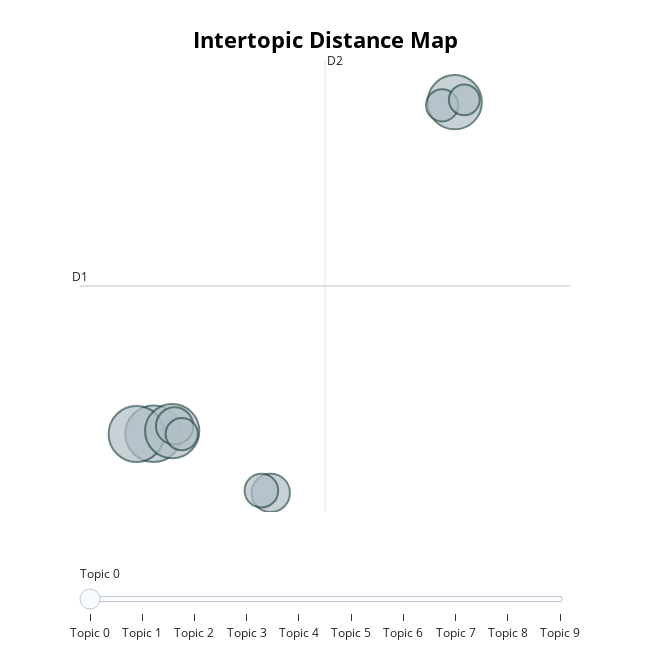

Notebook code cell kept with this figure:
### Code cell
topic_model.visualize_topics()

### Figure 1 — Plotly figure (JSON) as saved in the notebook; plotly's stock layout.template omitted (floating-point values rounded to 4 significant figures)
{"data": [{"customdata": [[0, "meditation | felt | still | relaxing | feeling", 37], [1, "feel | sensation | felt | body | love", 36], [2, "dont | easy | think | thought | dont think", 34], [3, "distracted | focus | im | think | get", 34], [4, "longer lot | lot time | longer | time | lot", 17], [5, "eye | closed | eye closed | open | eye open", 16], [6, " |  |  |  | ", 13], [7, "see | didnt | see see | notice | didnt notice", 12], [8, "leg | focus leg | focus | need | exercise", 12], [9, "liked | thank | good | definitely seemed | could great", 11]], "hovertemplate": "<b>Topic %{customdata[0]}</b><br>%{customdata[1]}<br>Size: %{customdata[2]}", "legendgroup": "", "marker": {"color": "#B0BEC5", "line": {"color": "DarkSlateGrey", "width": 2}, "size": [37, 36, 34, 34, 17, 16, 13, 12, 12, 11], "sizemode": "area", "sizeref": 0.02312, "symbol": "circle"}, "mode": "markers", "name": "", "orientation": "v", "showlegend": false, "type": "scatter", "x": [11.67, 11.16, 20.59, 12.22, 15.14, 12.29, 14.86, 20.22, 12.5, 20.87], "xaxis": "x", "y": [-8.273, -8.303, 32.03, -7.947, -15.47, -7.328, -15.19, 31.66, -8.312, 32.31], "yaxis": "y"}], "layout": {"annotations": [{"showarrow": false, "text": "D1", "x": 9.487, "y": 9.687, "yshift": 10}, {"showarrow": false, "text": "D2", "x": 16.74, "xshift": 10, "y": 37.16}], "height": 650, "hoverlabel": {"bgcolor": "white", "font": {"family": "Rockwell", "size": 16}}, "legend": {"itemsizing": "constant", "tracegroupgap": 0}, "margin": {"t": 60}, "shapes": [{"line": {"color": "#CFD8DC", "width": 2}, "type": "line", "x0": 16.74, "x1": 16.74, "y0": -17.79, "y1": 37.16}, {"line": {"color": "#9E9E9E", "width": 2}, "type": "line", "x0": 9.487, "x1": 24.0, "y0": 9.687, "y1": 9.687}], "sliders": [{"active": 0, "pad": {"t": 50}, "steps": [{"args": [{"marker.color": [["red", "#B0BEC5", "#B0BEC5", "#B0BEC5", "#B0BEC5", "#B0BEC5", "#B0BEC5", "#B0BEC5", "#B0BEC5", "#B0BEC5"]]}], "label": "Topic 0", "method": "update"}, {"args": [{"marker.color": [["#B0BEC5", "red", "#B0BEC5", "#B0BEC5", "#B0BEC5", "#B0BEC5", "#B0BEC5", "#B0BEC5", "#B0BEC5", "#B0BEC5"]]}], "label": "Topic 1", "method": "update"}, {"args": [{"marker.color": [["#B0BEC5", "#B0BEC5", "red", "#B0BEC5", "#B0BEC5", "#B0BEC5", "#B0BEC5", "#B0BEC5", "#B0BEC5", "#B0BEC5"]]}], "label": "Topic 2", "method": "update"}, {"args": [{"marker.color": [["#B0BEC5", "#B0BEC5", "#B0BEC5", "red", "#B0BEC5", "#B0BEC5", "#B0BEC5", "#B0BEC5", "#B0BEC5", "#B0BEC5"]]}], "label": "Topic 3", "method": "update"}, {"args": [{"marker.color": [["#B0BEC5", "#B0BEC5", "#B0BEC5", "#B0BEC5", "red", "#B0BEC5", "#B0BEC5", "#B0BEC5", "#B0BEC5", "#B0BEC5"]]}], "label": "Topic 4", "method": "update"}, {"args": [{"marker.color": [["#B0BEC5", "#B0BEC5", "#B0BEC5", "#B0BEC5", "#B0BEC5", "red", "#B0BEC5", "#B0BEC5", "#B0BEC5", "#B0BEC5"]]}], "label": "Topic 5", "method": "update"}, {"args": [{"marker.color": [["#B0BEC5", "#B0BEC5", "#B0BEC5", "#B0BEC5", "#B0BEC5", "#B0BEC5", "red", "#B0BEC5", "#B0BEC5", "#B0BEC5"]]}], "label": "Topic 6", "method": "update"}, {"args": [{"marker.color": [["#B0BEC5", "#B0BEC5", "#B0BEC5", "#B0BEC5", "#B0BEC5", "#B0BEC5", "#B0BEC5", "red", "#B0BEC5", "#B0BEC5"]]}], "label": "Topic 7", "method": "update"}, {"args": [{"marker.color": [["#B0BEC5", "#B0BEC5", "#B0BEC5", "#B0BEC5", "#B0BEC5", "#B0BEC5", "#B0BEC5", "#B0BEC5", "red", "#B0BEC5"]]}], "label": "Topic 8", "method": "update"}, {"args": [{"marker.color": [["#B0BEC5", "#B0BEC5", "#B0BEC5", "#B0BEC5", "#B0BEC5", "#B0BEC5", "#B0BEC5", "#B0BEC5", "#B0BEC5", "red"]]}], "label": "Topic 9", "method": "update"}]}], "title": {"font": {"color": "Black", "size": 22}, "text": "<b>Intertopic Distance Map</b>", "x": 0.5, "xanchor": "center", "y": 0.95, "yanchor": "top"}, "width": 650, "xaxis": {"anchor": "y", "domain": [0, 1], "range": [9.487, 24.0], "title": {"text": ""}, "visible": false}, "yaxis": {"anchor": "x", "domain": [0, 1], "range": [-17.79, 37.16], "title": {"text": ""}, "visible": false}}}
